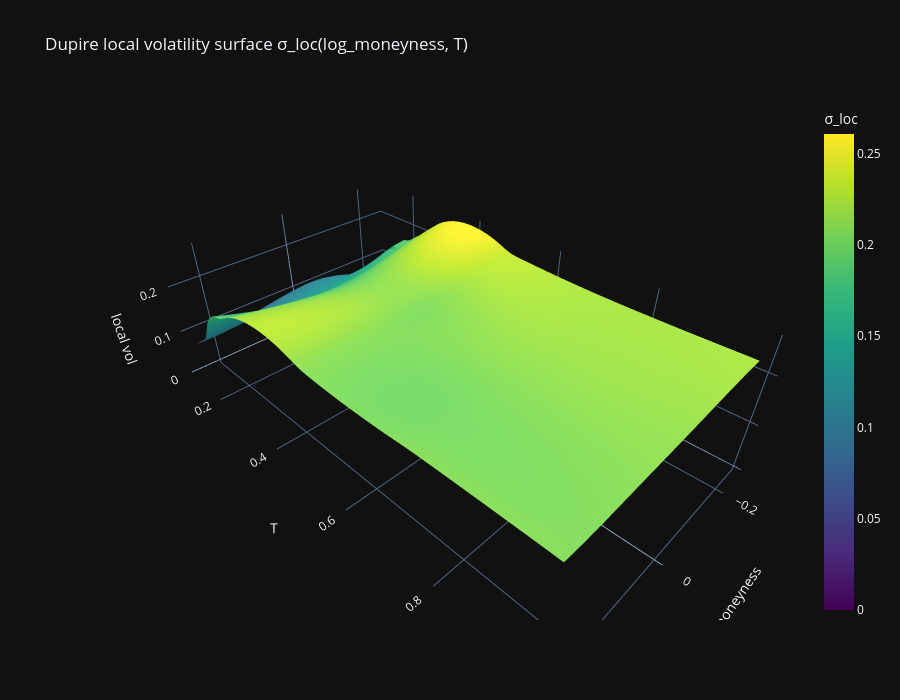

The notebook cell saved with this chart:
### Code cell
%matplotlib inline

mask_T = T > 0.1
mask_LM = (log_moneyness_grid >= -0.25) & (log_moneyness_grid <= 0.25)

fig = go.Figure()
fig.add_surface(

    x=log_moneyness_grid[mask_LM],
    y=T[mask_T],
    z=local_vol[mask_T, :][:, mask_LM],
    colorscale="Viridis",
    colorbar=dict(title="σ_loc"),
)
fig.update_layout(
    template="plotly_dark",
    title="Dupire local volatility surface σ_loc(log_moneyness, T)",
    scene=dict(xaxis_title="log_moneyness", yaxis_title="T", zaxis_title="local vol"),
    width=900, height=700
)
fig.show()

### Figure 1 — Plotly figure (JSON) as saved in the notebook; plotly's stock layout.template omitted (floating-point values rounded to 4 significant figures; data arrays with more than 128 entries replaced by an {"elided": "..."} marker saying what was removed)
{"data": [{"colorbar": {"title": {"text": "σ_loc"}}, "colorscale": [[0, "#440154"], [0.1111, "#482878"], [0.2222, "#3e4989"], [0.3333, "#31688e"], [0.4444, "#26828e"], [0.5556, "#1f9e89"], [0.6667, "#35b779"], [0.7778, "#6ece58"], [0.8889, "#b5de2b"], [1, "#fde725"]], "type": "surface", "x": {"elided": "167 float values"}, "y": [0.1128, 0.1282, 0.1435, 0.1588, 0.1741, 0.1895, 0.2048, 0.2201, 0.2354, 0.2508, 0.2661, 0.2814, 0.2967, 0.3121, 0.3274, 0.3427, 0.358, 0.3733, 0.3887, 0.404, 0.4193, 0.4346, 0.45, 0.4653, 0.4806, 0.4959, 0.5113, 0.5266, 0.5419, 0.5572, 0.5726, 0.5879, 0.6032, 0.6185, 0.6339, 0.6492, 0.6645, 0.6798, 0.6951, 0.7105, 0.7258, 0.7411, 0.7564, 0.7718, 0.7871, 0.8024, 0.8177, 0.8331, 0.8484, 0.8637, 0.879, 0.8944, 0.9097, 0.925, 0.9403, 0.9557, 0.971, 0.9863], "z": {"elided": "58x167 float values"}}], "layout": {"height": 700, "scene": {"xaxis": {"title": {"text": "log_moneyness"}}, "yaxis": {"title": {"text": "T"}}, "zaxis": {"title": {"text": "local vol"}}}, "title": {"text": "Dupire local volatility surface σ_loc(log_moneyness, T)"}, "width": 900}}
